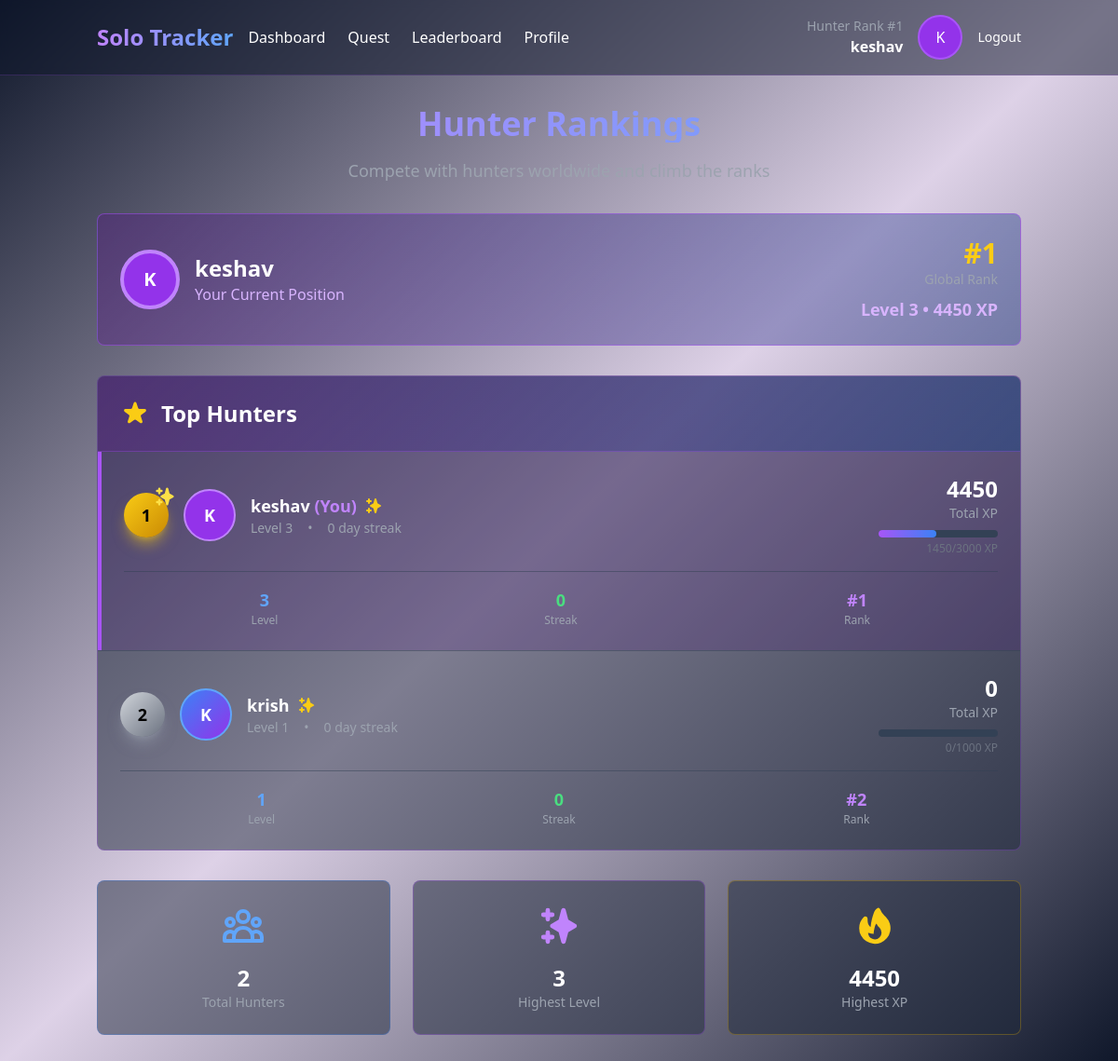
Page /leaderboard/ (signed in) on the committed database.
### solo_tracker/models.py (models this page shows, shortened)
class UserProfile(models.Model):
    user = models.OneToOneField(User, on_delete=models.CASCADE)
    level = models.IntegerField(default=1)
    current_xp = models.IntegerField(default=0)
    total_xp = models.IntegerField(default=0)
    streak = models.IntegerField(default=0)
    last_activity = models.DateField(default=timezone.now)
    avatar = models.ImageField(upload_to='avatars/', blank=True, null=True)
    strength = models.IntegerField(default=10)
    vitality = models.IntegerField(default=10)
    agility = models.IntegerField(default=10)
    intelligence = models.IntegerField(default=10)
    perception = models.IntegerField(default=10)
    job_class = models.CharField(max_length=50, default='Hunter')
    job_title = models.CharField(max_length=100, default='E-Rank Hunter')
    @property
    def rank(self):
        return UserProfile.objects.filter(total_xp__gt=self.total_xp).count() + 1

### solo_tracker/views.py (the view)
# urls.py: path('leaderboard/', views.leaderboard, name='leaderboard'),
@login_required
def leaderboard(request):
    leaderboard = UserProfile.objects.select_related('user').order_by('-total_xp')[:50]
    context = {
        'leaderboard': leaderboard,
        'user_profile': request.user.userprofile,
    }
    return render(request, 'solo_tracker/leaderboard.html', context)

### solo_tracker/templatetags/custom_filters.py (called while the page is built)
@register.filter
def mul(value, arg):
    return float(value) * float(arg)

@register.filter
def div(value, arg):
    try:
        return float(value) / float(arg)
    except ZeroDivisionError:
        return 0

### solo_tracker/templates/solo_tracker/leaderboard.html (shortened to what this page needs)
{% extends 'base.html' %}
{% load custom_filters %}
{% block content %}
<div class="max-w-6xl mx-auto">
    <div class="text-center mb-8">
        <h1 class="text-4xl font-bold bg-gradient-to-r from-purple-400 to-blue-400 bg-clip-text text-transparent mb-4">
        </h1>
        <p class="text-gray-400 text-lg">Compete with hunters worldwide and climb the ranks</p>
    </div>
    <div class="mb-8 bg-gradient-to-r from-purple-900/40 to-blue-900/40 border border-purple-500/50 rounded-lg p-6 glow-effect">
        <div class="flex items-center justify-between">
            <div class="flex items-center space-x-4">
                <div class="w-16 h-16 bg-purple-600 rounded-full flex items-center justify-center border-4 border-purple-400 text-xl font-bold">
                    {{ user.username|first|upper }}
                </div>
                <div>
                    <h2 class="text-2xl font-bold text-white">{{ user.username }}</h2>
                    <p class="text-purple-300">Your Current Position</p>
                </div>
            </div>
            <div class="text-right">
                <div class="text-3xl font-bold text-yellow-400">#{{ user_profile.rank }}</div>
                <div class="text-sm text-gray-400">Global Rank</div>
                <div class="text-lg font-semibold text-purple-300 mt-2">
                    Level {{ user_profile.level }} • {{ user_profile.total_xp|floatformat:0 }} XP
                </div>
            </div>
        </div>
    </div>
    <div class="bg-slate-800/50 border border-purple-500/30 rounded-lg overflow-hidden">
        <div class="bg-gradient-to-r from-purple-900/50 to-blue-900/50 p-6 border-b border-purple-500/30">
            <h2 class="text-2xl font-bold flex items-center space-x-3">
                <span>Top Hunters</span>
            </h2>
        </div>
        <div class="divide-y divide-slate-700/50">
            {% for entry in leaderboard %}
            <div class="p-6 hover:bg-slate-700/30 transition-all duration-300
                {% if entry.user == user %}bg-purple-900/20 border-l-4 border-purple-500{% endif %}">
                <div class="flex items-center justify-between">
                    <div class="flex items-center space-x-4">
                        <div class="relative">
                            {% if forloop.counter <= 3 %}
                                <div class="w-12 h-12 rounded-full flex items-center justify-center text-lg font-bold relative
                                    {% if forloop.counter == 1 %}bg-gradient-to-br from-yellow-400 to-yellow-600 text-black shadow-lg shadow-yellow-400/50
                                    {% elif forloop.counter == 2 %}bg-gradient-to-br from-gray-300 to-gray-500 text-black shadow-lg shadow-gray-400/50
                                    {% elif forloop.counter == 3 %}bg-gradient-to-br from-orange-400 to-orange-600 text-black shadow-lg shadow-orange-400/50
                                    {% endif %}">
                                    {{ forloop.counter }}
                                </div>
                            {% else %}
                                <div class="w-12 h-12 rounded-full flex items-center justify-center text-lg font-bold bg-slate-600 text-white border-2 border-slate-500">
                                    {{ forloop.counter }}
                                </div>
                            {% endif %}
                        </div>
                        <div class="w-14 h-14 rounded-full flex items-center justify-center text-lg font-bold border-2
                            {% if entry.user == user %}bg-purple-600 border-purple-400
                            {% elif forloop.counter <= 3 %}bg-gradient-to-br from-blue-500 to-purple-600 border-blue-400
                            {% else %}bg-slate-600 border-slate-500{% endif %}">
                            {{ entry.user.username|first|upper }}
                        </div>
                        <div>
                            <div class="flex items-center space-x-2">
                                <h3 class="text-lg font-bold text-white">
                                    {% if entry.user == user %}
                                        {{ entry.user.username }} <span class="text-purple-400">(You)</span>
                                    {% else %}
                                        {{ entry.user.username }}
                                    {% endif %}
                                </h3>
                            </div>
                            <div class="flex items-center space-x-4 text-sm text-gray-400">
                                <span>Level {{ entry.level }}</span>
                                <span>•</span>
                                <span>{{ entry.streak }} day streak</span>
                            </div>
                        </div>
                    </div>
                    <div class="text-right">
                        <div class="text-2xl font-bold text-white">{{ entry.total_xp|floatformat:0 }}</div>
                        <div class="text-sm text-gray-400">Total XP</div>
                        <div class="mt-2">
                            <div class="w-32 bg-slate-700 rounded-full h-2">
                                <div class="bg-gradient-to-r from-purple-500 to-blue-500 h-2 rounded-full"
                                    style="width: {{ entry.current_xp|div:entry.level|div:1000|mul:100 }}%"></div>
                            </div>
                            <div class="text-xs text-gray-500 mt-1">{{ entry.current_xp }}/{{ entry.level }}000 XP</div>
                        </div>
                    </div>
                </div>
                {% if forloop.counter <= 3 %}
                <div class="mt-4 pt-4 border-t border-slate-700/50">
                    <div class="grid grid-cols-3 gap-4 text-center">
                        <div>
                            <div class="text-lg font-bold text-blue-400">{{ entry.level }}</div>
                            <div class="text-xs text-gray-400">Level</div>
                        </div>
                        <div>
                            <div class="text-lg font-bold text-green-400">{{ entry.streak }}</div>
                            <div class="text-xs text-gray-400">Streak</div>
                        </div>
                        <div>
                            <div class="text-lg font-bold text-purple-400">#{{ forloop.counter }}</div>
                            <div class="text-xs text-gray-400">Rank</div>
                        </div>
                    </div>
                </div>
                {% endif %}
            </div>
            {% endfor %}
        </div>
    </div>
    <div class="mt-8 grid grid-cols-1 md:grid-cols-3 gap-6">
        <div class="bg-slate-800/50 border border-blue-500/30 rounded-lg p-6 text-center">
            <div class="text-2xl font-bold text-white">{{ leaderboard|length }}</div>
            <div class="text-sm text-gray-400">Total Hunters</div>
        </div>
        <div class="bg-slate-800/50 border border-purple-500/30 rounded-lg p-6 text-center">
            <div class="text-2xl font-bold text-white">
                {% if leaderboard %}{{ leaderboard.0.level }}{% else %}0{% endif %}
            </div>
            <div class="text-sm text-gray-400">Highest Level</div>
        </div>
        <div class="bg-slate-800/50 border border-yellow-500/30 rounded-lg p-6 text-center">
            <div class="text-2xl font-bold text-white">
                {% if leaderboard %}{{ leaderboard.0.total_xp|floatformat:0 }}{% else %}0{% endif %}
            </div>
            <div class="text-sm text-gray-400">Highest XP</div>
        </div>
    </div>
</div>
{% endblock %}

### solo_tracker/templates/base.html (shortened to what this page needs)
<!DOCTYPE html>
<html lang="en" class="dark">
<head>
    <script src="https://cdn.tailwindcss.com"></script>
</head>
<body class="bg-gradient-to-br from-slate-900 via-purple-900/20 to-slate-900 text-white min-h-screen">
    <nav class="border-b border-purple-500/20 bg-slate-900/50 backdrop-blur-sm">
        <div class="container mx-auto px-4 py-4">
            <div class="flex items-center justify-between">
                <div class="flex items-center space-x-4">
                    <a href="{% url 'solo_tracker:dashboard' %}" class="text-2xl font-bold bg-gradient-to-r from-purple-400 to-blue-400 bg-clip-text text-transparent">
                    </a>
                    <div class="hidden md:flex space-x-6">
                        <a href="{% url 'solo_tracker:dashboard' %}" class="hover:text-purple-400 transition-colors">Dashboard</a>
                        <a href="{% url 'solo_tracker:create_quest' %}" class="hover:text-purple-400 transition-colors">Quest</a>
                        <a href="{% url 'solo_tracker:leaderboard' %}" class="hover:text-purple-400 transition-colors">Leaderboard</a>
                        <a href="{% url 'solo_tracker:profile' %}" class="hover:text-purple-400 transition-colors">Profile</a>
                    </div>
                </div>
                {% if user.is_authenticated %}
                <div class="flex items-center space-x-4">
                    <div class="text-right">
                        <div class="text-sm text-gray-400">Hunter Rank #{{ user.userprofile.rank }}</div>
                        <div class="font-semibold">{{ user.username }}</div>
                    </div>
                    <div class="w-12 h-12 bg-purple-600 rounded-full flex items-center justify-center border-2 border-purple-500">
                        {{ user.username|first|upper }}
                    </div>
                    <a href="{% url 'solo_tracker:logout' %}" class="text-sm hover:text-purple-400">Logout</a>
                </div>
                {% else %}
                <div class="space-x-4">
                    <a href="{% url 'solo_tracker:login' %}" class="hover:text-purple-400">Login</a>
                    <a href="{% url 'solo_tracker:register' %}" class="bg-purple-600 hover:bg-purple-700 px-4 py-2 rounded-lg">Register</a>
                </div>
                {% endif %}
            </div>
        </div>
    </nav>
    <main class="container mx-auto px-4 py-8">
        {% block content %}
        {% endblock %}
    </main>
</body>
</html>

### solo_tracker/templates/base.html (style rules this page uses)
.glow-effect { animation: glow 2s ease-in-out infinite; }

### rows in the picture
UserProfile: rank "1", level "3", total_xp "4450", user.username|first "K", user.username "keshav", streak "0", current_xp "1450"
UserProfile: user.username|first "K", user.username "krish", level "1", streak "0", total_xp "0", current_xp "0"

### other values in the picture
{{ user.userprofile.rank }} "1"
{{ user.username }} "keshav"
{{ user.username|first|upper }} "K"
{{ leaderboard|length }} "2"
